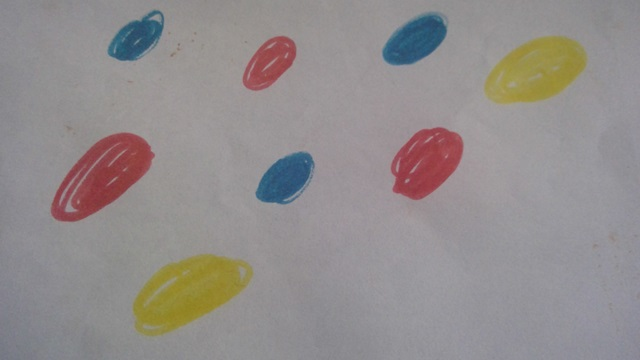
#> input picture machineLearning/Contanto por colores/WIN_20240324_18_17_47_Pro.jpg, 640 x 360 px, found by its file name
$ python countColors.py
#> lines starting #> are read from the running program, lines starting #| are printed output that depends on the picture; after the words box and inside, x2 and y2 are one past the last pixel; in counts of white or black regions, pixels touching at a corner belong together
import cv2
import numpy as np

def dibujarContorno(contornos, color):
	for (i, c) in enumerate(contornos):
		M = cv2.moments(c)
		if (M["m00"]==0): M["m00"]==1
		x = int(M["m10"]/M["m00"])
		y = int(M["m01"]/M["m00"])
		cv2.drawContours(imagen, [c], 0, color, 2)
		cv2.putText(imagen, str(i+1), (x-10,y+10), 1, 2,(0,0,0),2)

amarilloBajo = np.array([20, 100, 20], np.uint8)
amarilloAlto = np.array([32, 255, 255], np.uint8)

violetaBajo = np.array([130, 100, 20], np.uint8)
violetaAlto = np.array([145, 255, 255], np.uint8)

verdeBajo = np.array([36, 100, 20], np.uint8)
verdeAlto = np.array([70, 255, 255], np.uint8)

rojoBajo1 = np.array([0, 100, 20], np.uint8)
rojoAlto1 = np.array([10, 255, 255], np.uint8)
rojoBajo2 = np.array([175, 100, 20], np.uint8)
rojoAlto2 = np.array([180, 255, 255], np.uint8)

imagen = cv2.imread("D:\OMES\OmesTutorials\OmesTutorials-master\Contanto por colores\WIN_20240324_18_17_47_Pro.jpg")
#> imagen is the input picture: shape (360, 640, 3); mean B, G, R 140.7, 141.2, 146.5
imagenHSV = cv2.cvtColor(imagen, cv2.COLOR_BGR2HSV)
#> imagenHSV: shape (360, 640, 3); mean H, S, V 110.9, 24.2, 149.8

#Detectando colores
maskAmarillo = cv2.inRange(imagenHSV, amarilloBajo, amarilloAlto)
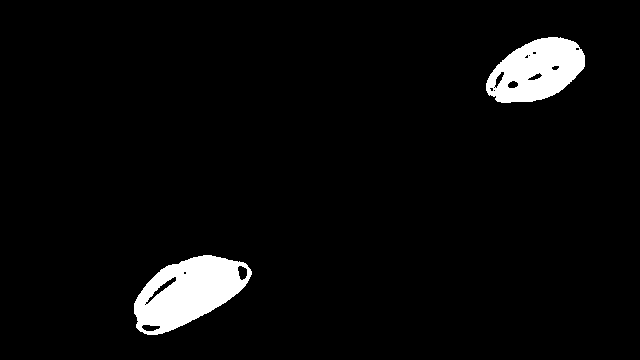
#> maskAmarillo: shape (360, 640); 4.3% white; 2 white regions, box (x1, y1, x2, y2) and area: (134, 255, 252, 335) 5601, (486, 37, 585, 103) 4397
maskVioleta = cv2.inRange(imagenHSV, violetaBajo, violetaAlto)
#> maskVioleta: shape (360, 640); every value is 0
maskVerde = cv2.inRange(imagenHSV, verdeBajo, verdeAlto)
maskRojo1 = cv2.inRange(imagenHSV, rojoBajo1, rojoAlto1)
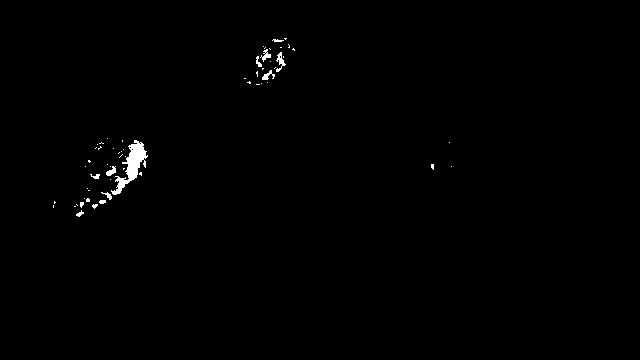
#> maskRojo1: shape (360, 640); 0.56% white; 60 white regions (49 under 20 px), largest, box (x1, y1, x2, y2) and area: (111, 140, 148, 195) 683, (276, 52, 286, 72) 81, (260, 49, 271, 62) 59
maskRojo2 = cv2.inRange(imagenHSV, rojoBajo2, rojoAlto2)
#> maskRojo2: shape (360, 640); 3.5% white; 7 white regions (4 under 20 px), largest, box (x1, y1, x2, y2) and area: (52, 134, 154, 221) 3458, (392, 128, 462, 199) 3310, (244, 37, 296, 90) 1205
maskRojo =  cv2.add(maskRojo1, maskRojo2)
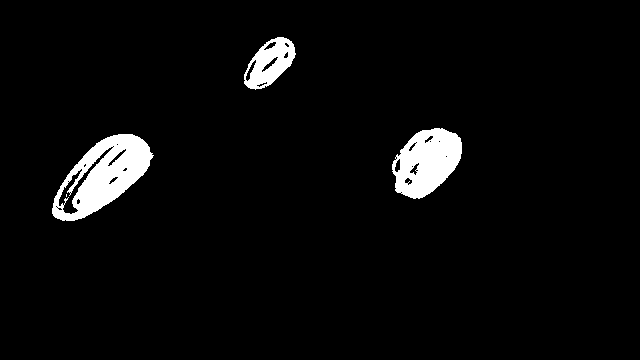
#> maskRojo: shape (360, 640); 4% white; 4 white regions (1 under 20 px)

#Encontrando contornos
#OpenCV 3
#contornosAmarillo = cv2.findContours(maskAmarillo, cv2.RETR_EXTERNAL, cv2.CHAIN_APPROX_SIMPLE)[1]
#contornosVioleta = cv2.findContours(maskVioleta, cv2.RETR_EXTERNAL, cv2.CHAIN_APPROX_SIMPLE)[1]
#contornosVerde = cv2.findContours(maskVerde, cv2.RETR_EXTERNAL, cv2.CHAIN_APPROX_SIMPLE)[1]
#contornosRojo = cv2.findContours(maskRojo, cv2.RETR_EXTERNAL, cv2.CHAIN_APPROX_SIMPLE)[1]

#OpenCV 4
contornosAmarillo = cv2.findContours(maskAmarillo, cv2.RETR_EXTERNAL, cv2.CHAIN_APPROX_SIMPLE)[0]
#> contornosAmarillo = 2 contours; box (x1, y1, x2, y2) and area: (134, 255, 252, 335) 5778, (486, 37, 585, 103) 4486
contornosVioleta = cv2.findContours(maskVioleta, cv2.RETR_EXTERNAL, cv2.CHAIN_APPROX_SIMPLE)[0]
#> contornosVioleta = []
contornosVerde = cv2.findContours(maskVerde, cv2.RETR_EXTERNAL, cv2.CHAIN_APPROX_SIMPLE)[0]
#> contornosVerde = []
contornosRojo = cv2.findContours(maskRojo, cv2.RETR_EXTERNAL, cv2.CHAIN_APPROX_SIMPLE)[0]
#> contornosRojo = 3 contours; box (x1, y1, x2, y2) and area: (52, 134, 154, 221) 4963, (392, 128, 462, 199) 3392, (244, 37, 296, 90) 1648

dibujarContorno(contornosAmarillo, (0, 255,255))
#> the loop in dibujarContorno, `for (i, c) in enumerate(contornos):` made 2 passes
#> (x, y) on passes 1 to 2: (187, 291), (535, 70)
#> after the loop in dibujarContorno, `for (i, c) in enumerate(contornos):`:
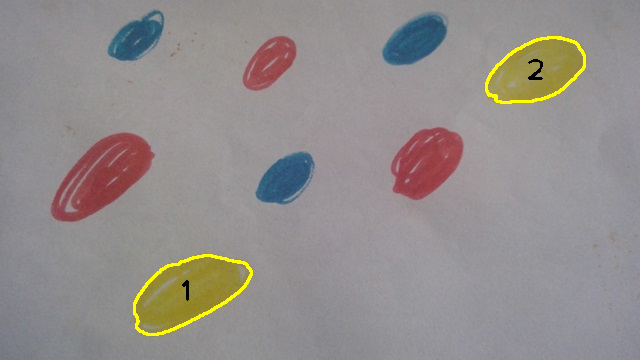
#> imagen: shape (360, 640, 3); 0.94% of pixels changed, all inside (x1, y1, x2, y2) = (133, 36, 586, 336)
dibujarContorno(contornosVioleta, (140, 40, 120))
dibujarContorno(contornosVerde, (0, 255, 0))
dibujarContorno(contornosRojo, (0, 0, 255))
#> call 4 of dibujarContorno, with color = (0, 0, 255)
#> the loop in dibujarContorno (call 4), `for (i, c) in enumerate(contornos):` made 3 passes
#> (x, y) on passes 1 to 3: (101, 175), (426, 161), (269, 62)
#> after the loop in dibujarContorno (call 4), `for (i, c) in enumerate(contornos):`:
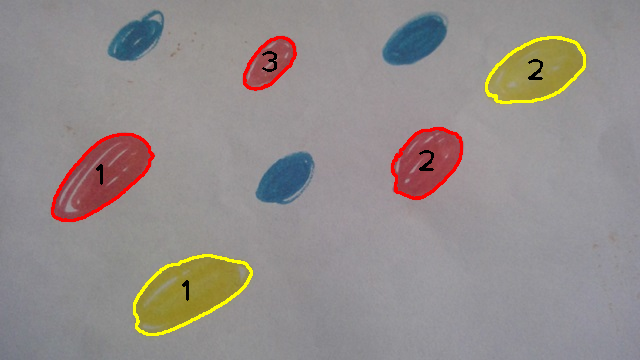
#> imagen: shape (360, 640, 3); 1.15% of pixels changed, all inside (x1, y1, x2, y2) = (51, 36, 463, 222)

#Imagen Resumen
imgResumen = 255 * np.ones((210,100,3), dtype = np.uint8)
cv2.circle(imgResumen, (30,30), 15, (0,255,255), -1)
cv2.circle(imgResumen, (30,70), 15, (140,40,120), -1)
cv2.circle(imgResumen, (30,110), 15, (0,255,0), -1)
cv2.circle(imgResumen, (30,150), 15, (0,0,255), -1)

cv2.putText(imgResumen,str(len(contornosAmarillo)),(65,40), 1, 2,(0,0,0),2)
cv2.putText(imgResumen,str(len(contornosVioleta)),(65,80), 1, 2,(0,0,0),2)
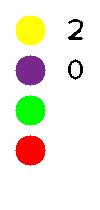
#> imgResumen: shape (210, 100, 3); mean of channels 0, 1, 2 222.3, 236.1, 238.8; drawn as B, G, R
cv2.putText(imgResumen,str(len(contornosVerde)),(65,120), 1, 2,(0,0,0),2)
cv2.putText(imgResumen,str(len(contornosRojo)),(65,160), 1, 2,(0,0,0),2)
totalCnts = len(contornosAmarillo) + len(contornosVioleta) + len(contornosVerde) + len(contornosRojo)
#> totalCnts = 5
cv2.putText(imgResumen,str(totalCnts),(55,200), 1, 2,(0,0,0),2)
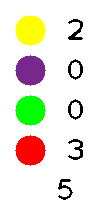
#> imgResumen: shape (210, 100, 3); mean of channels 0, 1, 2 217.9, 231.7, 234.4; drawn as B, G, R
cv2.imshow('Resumen', imgResumen)

# [4 lines of commented-out code are left out]
cv2.imshow('Imagen', imagen)
cv2.imwrite('conteo.png', imagen)
cv2.waitKey(0)
cv2.destroyAllWindows()
